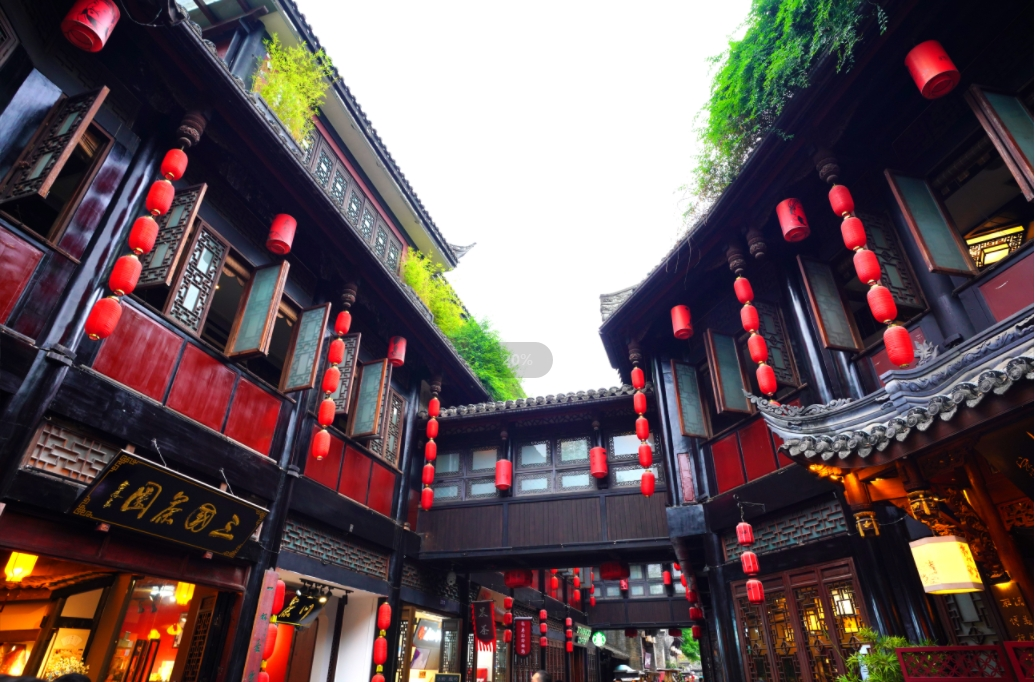
#> input picture data/cd.png, 1035 x 682 px, given in place of cd.jpg, which was not available
$ python 7_example_1_rgb.py
#> lines starting #> are read from the running program, lines starting #| are printed output that depends on the picture; pictures that were not available may be replaced by others from this repository, and a replacement may not be noted
import cv2
import numpy as np

image = cv2.imread("./data/cd.jpg")
#> image is the input picture: shape (682, 1035, 3); mean B, G, R 86.7, 84.3, 100.7
image1 = cv2.resize(image, (800, 600))
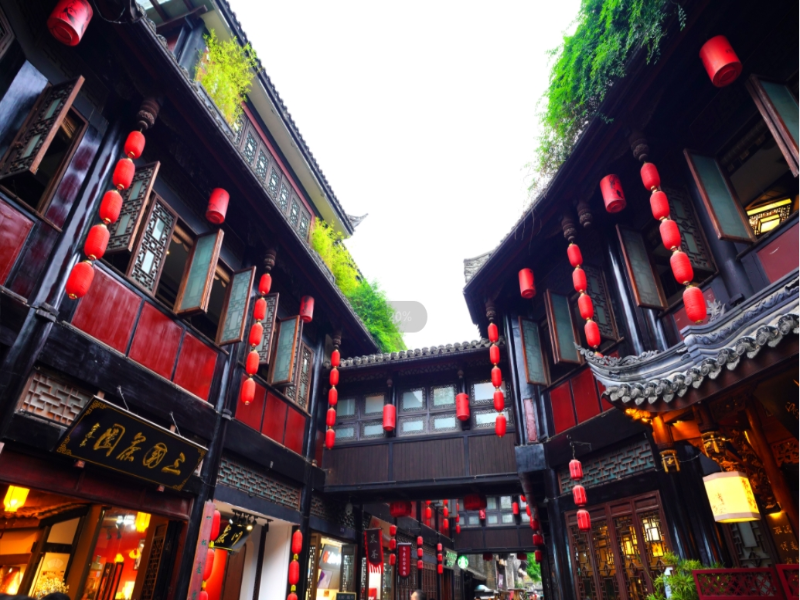
#> image1: shape (600, 800, 3); mean B, G, R 86.6, 84.2, 100.6
image_gray = cv2.cvtColor(image1, cv2.COLOR_BGR2GRAY)
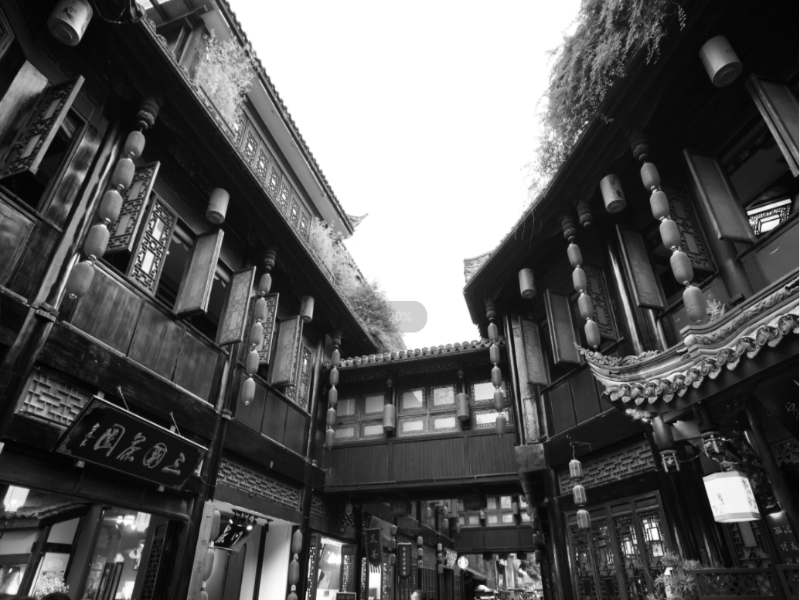
#> image_gray: shape (600, 800); min 2, max 255, mean 89.4


# [57 lines left out: functions onchange_val, onchange_start, refresh, not called in this run]


cv2.namedWindow("seg", flags=cv2.WINDOW_AUTOSIZE)
cv2.createTrackbar("R-min", "seg", 0, 255, onchange_val)
cv2.createTrackbar("R-max", "seg", 0, 255, onchange_val)
cv2.createTrackbar("G-min", "seg", 0, 255, onchange_val)
cv2.createTrackbar("G-max", "seg", 0, 255, onchange_val)
cv2.createTrackbar("B-min", "seg", 0, 255, onchange_val)
cv2.createTrackbar("B-max", "seg", 0, 255, onchange_val)
cv2.createTrackbar("start", "seg", 0, 1, onchange_start)
#> (the run stopped early here; a loop or call above may not have finished)

$ run again, with data/food.png copied over data/cd.png
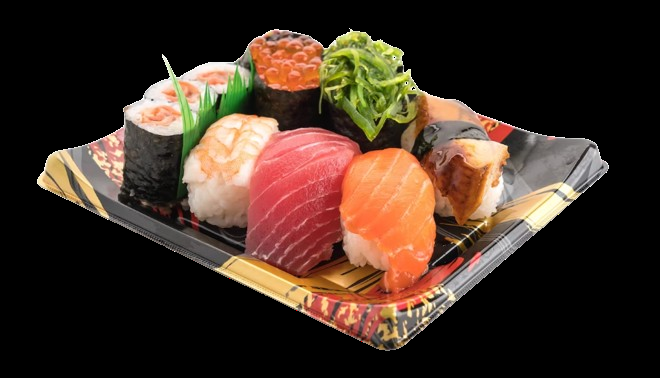
#> input picture data/food.png, 660 x 378 px, given in place of cd.jpg, which was not available
#> image is the input picture: shape (378, 660, 3); mean B, G, R 37.1, 48.8, 67.1
#> `image1 = cv2.resize(image, (800, 600))`:
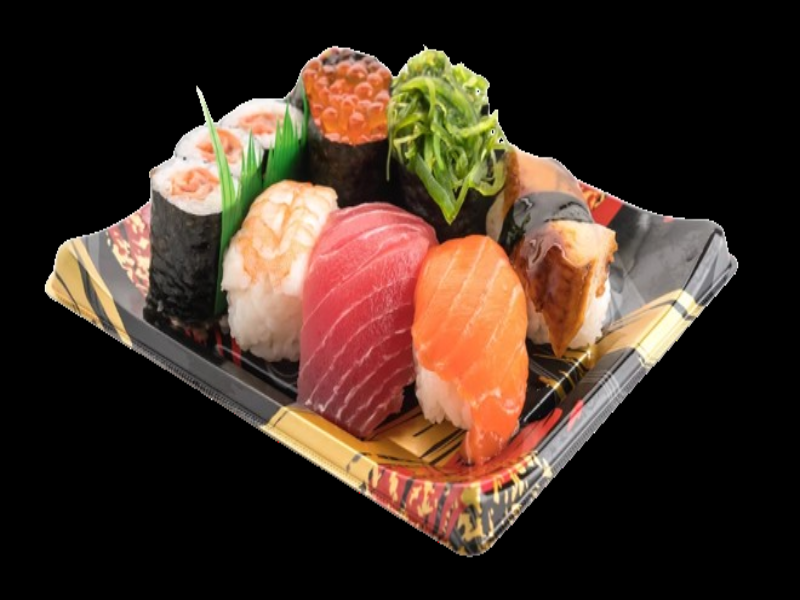
#> image1: shape (600, 800, 3); mean B, G, R 37, 48.7, 67.1
#> `image_gray = cv2.cvtColor(image1, cv2.COLOR_BGR2GRAY)`:
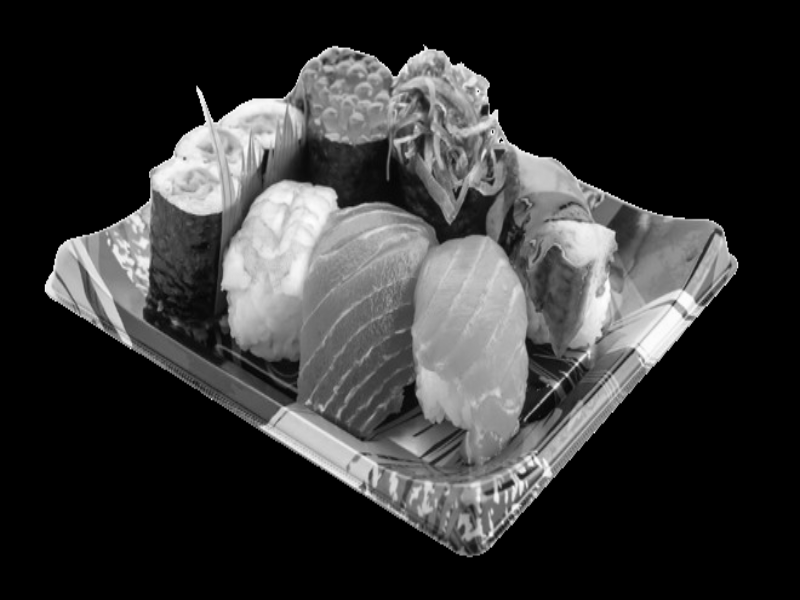
#> image_gray: shape (600, 800); min 0, max 255, mean 52.9
